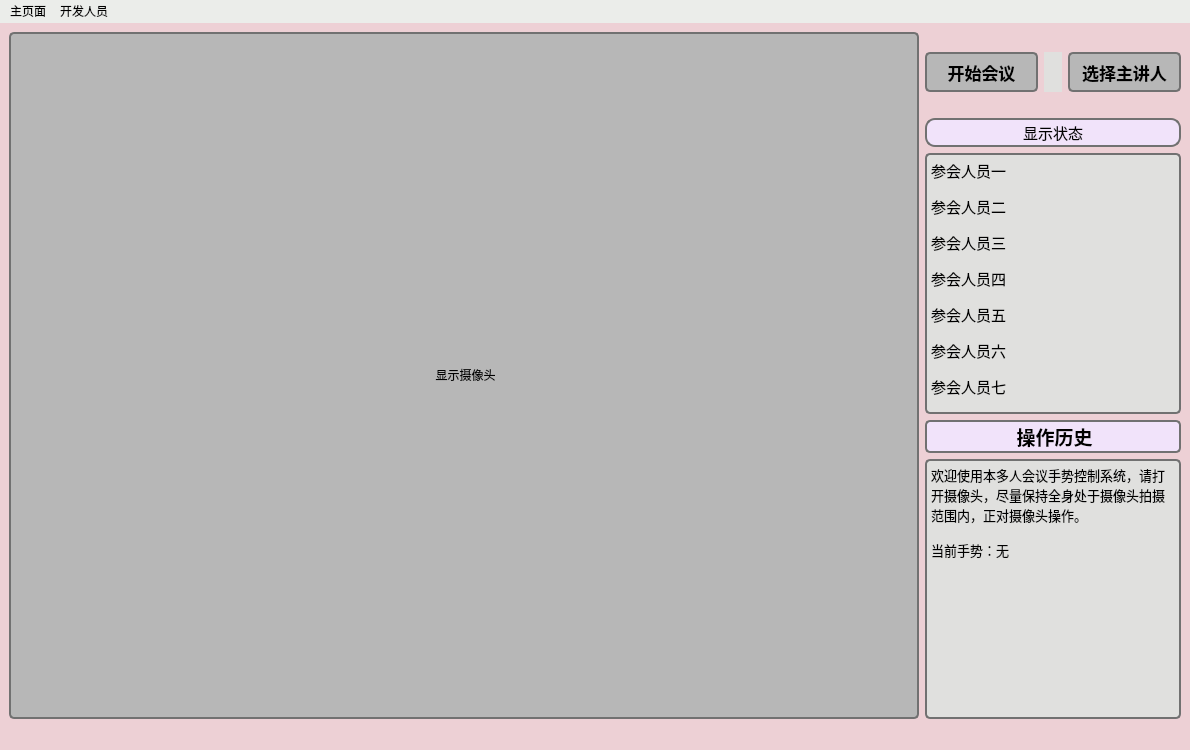
<?xml version="1.0" encoding="UTF-8"?>
<ui version="4.0">
 <class>mainWindow</class>
 <widget class="QMainWindow" name="mainWindow">
  <property name="geometry">
   <rect>
    <x>0</x>
    <y>0</y>
    <width>1190</width>
    <height>750</height>
   </rect>
  </property>
  <property name="windowTitle">
   <string>MainWindow</string>
  </property>
  <property name="styleSheet">
   <string notr="true">background-color: #EDD0D5;</string>
  </property>
  <widget class="QWidget" name="centralwidget">
   <layout class="QGridLayout" name="gridLayout_2" columnstretch="4,0">
    <item row="0" column="0">
     <widget class="QLabel" name="label">
      <property name="styleSheet">
       <string notr="true">background-color:#B7B7B7;
border-radius:5px;
border:2px solid #717171;</string>
      </property>
      <property name="text">
       <string>&lt;html&gt;&lt;head/&gt;&lt;body&gt;&lt;p align=&quot;center&quot;&gt;显示摄像头&lt;/p&gt;&lt;/body&gt;&lt;/html&gt;</string>
      </property>
     </widget>
    </item>
    <item row="0" column="1">
     <layout class="QGridLayout" name="gridLayout_4" rowstretch="2,1,0,2,20,2,20">
      <item row="1" column="0">
       <layout class="QGridLayout" name="gridLayout" rowstretch="0,0" columnstretch="6,1,6">
        <item row="1" column="0">
         <widget class="QPushButton" name="pushButton">
          <property name="minimumSize">
           <size>
            <width>80</width>
            <height>40</height>
           </size>
          </property>
          <property name="styleSheet">
           <string notr="true">background:#B7B7B7;
border-radius:5px;
border:2px solid #717171;
font-size:17px;
font-weight:bold</string>
          </property>
          <property name="text">
           <string>开始会议</string>
          </property>
         </widget>
        </item>
        <item row="1" column="2">
         <widget class="QPushButton" name="pushButton_2">
          <property name="minimumSize">
           <size>
            <width>80</width>
            <height>40</height>
           </size>
          </property>
          <property name="styleSheet">
           <string notr="true">background:#B7B7B7;
border-radius:5px;
border:2px solid #717171;
font-weight:bold;
font-size:17px;</string>
          </property>
          <property name="text">
           <string>选择主讲人</string>
          </property>
         </widget>
        </item>
        <item row="0" column="1">
         <widget class="QLabel" name="label_4">
          <property name="text">
           <string/>
          </property>
         </widget>
        </item>
        <item row="1" column="1">
         <widget class="QLabel" name="label_6">
          <property name="styleSheet">
           <string notr="true">background-color: #E0E0DE;</string>
          </property>
          <property name="text">
           <string/>
          </property>
         </widget>
        </item>
       </layout>
      </item>
      <item row="0" column="0">
       <layout class="QGridLayout" name="gridLayout_5" rowstretch="0" columnstretch="0"/>
      </item>
      <item row="6" column="0">
       <widget class="QTextBrowser" name="textBrowser">
        <property name="styleSheet">
         <string notr="true">border:2px solid #717171;
border-radius:5px;
background-color: #E0E0DE;</string>
        </property>
        <property name="html">
         <string>&lt;!DOCTYPE HTML PUBLIC &quot;-//W3C//DTD HTML 4.0//EN&quot; &quot;http://www.w3.org/TR/REC-html40/strict.dtd&quot;&gt;
&lt;html&gt;&lt;head&gt;&lt;meta name=&quot;qrichtext&quot; content=&quot;1&quot; /&gt;&lt;meta charset=&quot;utf-8&quot; /&gt;&lt;style type=&quot;text/css&quot;&gt;
p, li { white-space: pre-wrap; }
&lt;/style&gt;&lt;/head&gt;&lt;body style=&quot; font-family:'Microsoft YaHei UI'; font-size:9pt; font-weight:400; font-style:normal;&quot;&gt;
&lt;p style=&quot; margin-top:0px; margin-bottom:0px; margin-left:0px; margin-right:0px; -qt-block-indent:0; text-indent:0px;&quot;&gt;&lt;span style=&quot; font-size:10pt;&quot;&gt;欢迎使用本多人会议手势控制系统，请打开摄像头，尽量保持全身处于摄像头拍摄范围内，正对摄像头操作。&lt;/span&gt;&lt;/p&gt;
&lt;p style=&quot;-qt-paragraph-type:empty; margin-top:0px; margin-bottom:0px; margin-left:0px; margin-right:0px; -qt-block-indent:0; text-indent:0px; font-size:10pt;&quot;&gt;&lt;br /&gt;&lt;/p&gt;
&lt;p style=&quot; margin-top:0px; margin-bottom:0px; margin-left:0px; margin-right:0px; -qt-block-indent:0; text-indent:0px;&quot;&gt;&lt;span style=&quot; font-size:10pt;&quot;&gt;当前手势：无&lt;/span&gt;&lt;/p&gt;&lt;/body&gt;&lt;/html&gt;</string>
        </property>
       </widget>
      </item>
      <item row="5" column="0">
       <widget class="QLabel" name="label_2">
        <property name="styleSheet">
         <string notr="true">border:2px solid #717171;
border-radius:5px;
background:#F1E3FA;</string>
        </property>
        <property name="text">
         <string>&lt;html&gt;&lt;head/&gt;&lt;body&gt;&lt;p align=&quot;center&quot;&gt;&lt;span style=&quot; font-size:14pt; font-weight:700;&quot;&gt;操作历史&lt;/span&gt;&lt;/p&gt;&lt;/body&gt;&lt;/html&gt;</string>
        </property>
       </widget>
      </item>
      <item row="2" column="0">
       <widget class="QLabel" name="label_7">
        <property name="text">
         <string/>
        </property>
       </widget>
      </item>
      <item row="4" column="0">
       <widget class="QTextBrowser" name="textBrowser_2">
        <property name="styleSheet">
         <string notr="true">border:2px solid #717171;
border-radius:5px;
background-color: #E0E0DE;</string>
        </property>
        <property name="html">
         <string>&lt;!DOCTYPE HTML PUBLIC &quot;-//W3C//DTD HTML 4.0//EN&quot; &quot;http://www.w3.org/TR/REC-html40/strict.dtd&quot;&gt;
&lt;html&gt;&lt;head&gt;&lt;meta name=&quot;qrichtext&quot; content=&quot;1&quot; /&gt;&lt;meta charset=&quot;utf-8&quot; /&gt;&lt;style type=&quot;text/css&quot;&gt;
p, li { white-space: pre-wrap; }
&lt;/style&gt;&lt;/head&gt;&lt;body style=&quot; font-family:'Microsoft YaHei UI'; font-size:9pt; font-weight:400; font-style:normal;&quot;&gt;
&lt;p style=&quot; margin-top:0px; margin-bottom:0px; margin-left:0px; margin-right:0px; -qt-block-indent:0; text-indent:0px;&quot;&gt;&lt;span style=&quot; font-size:11pt;&quot;&gt;参会人员一&lt;/span&gt; &lt;br /&gt;&lt;/p&gt;
&lt;p style=&quot; margin-top:0px; margin-bottom:0px; margin-left:0px; margin-right:0px; -qt-block-indent:0; text-indent:0px;&quot;&gt;&lt;span style=&quot; font-size:11pt;&quot;&gt;参会人员二&lt;/span&gt;    &lt;br /&gt; &lt;/p&gt;
&lt;p style=&quot; margin-top:0px; margin-bottom:0px; margin-left:0px; margin-right:0px; -qt-block-indent:0; text-indent:0px;&quot;&gt;&lt;span style=&quot; font-size:11pt;&quot;&gt;参会人员三&lt;/span&gt;  &lt;br /&gt;   &lt;/p&gt;
&lt;p style=&quot; margin-top:0px; margin-bottom:0px; margin-left:0px; margin-right:0px; -qt-block-indent:0; text-indent:0px;&quot;&gt;&lt;span style=&quot; font-size:11pt;&quot;&gt;参会人员四&lt;/span&gt; &lt;br /&gt;    &lt;/p&gt;
&lt;p style=&quot; margin-top:0px; margin-bottom:0px; margin-left:0px; margin-right:0px; -qt-block-indent:0; text-indent:0px;&quot;&gt;&lt;span style=&quot; font-size:11pt;&quot;&gt;参会人员五&lt;/span&gt;  &lt;br /&gt;   &lt;/p&gt;
&lt;p style=&quot; margin-top:0px; margin-bottom:0px; margin-left:0px; margin-right:0px; -qt-block-indent:0; text-indent:0px;&quot;&gt;&lt;span style=&quot; font-size:11pt;&quot;&gt;参会人员六&lt;/span&gt; &lt;br /&gt;    &lt;/p&gt;
&lt;p style=&quot; margin-top:0px; margin-bottom:0px; margin-left:0px; margin-right:0px; -qt-block-indent:0; text-indent:0px;&quot;&gt;&lt;span style=&quot; font-size:11pt;&quot;&gt;参会人员七&lt;/span&gt;&lt;/p&gt;&lt;/body&gt;&lt;/html&gt;</string>
        </property>
       </widget>
      </item>
      <item row="3" column="0">
       <layout class="QGridLayout" name="gridLayout_3">
        <item row="0" column="0">
         <widget class="QPushButton" name="pushButton_4">
          <property name="minimumSize">
           <size>
            <width>0</width>
            <height>29</height>
           </size>
          </property>
          <property name="styleSheet">
           <string notr="true">border:2px solid #717171;
border-radius:10px;
background:#F1E3FA;
font-size:15px</string>
          </property>
          <property name="text">
           <string>显示状态</string>
          </property>
         </widget>
        </item>
       </layout>
      </item>
     </layout>
    </item>
   </layout>
  </widget>
  <widget class="QMenuBar" name="menubar">
   <property name="geometry">
    <rect>
     <x>0</x>
     <y>0</y>
     <width>1190</width>
     <height>22</height>
    </rect>
   </property>
   <property name="autoFillBackground">
    <bool>false</bool>
   </property>
   <property name="styleSheet">
    <string notr="true">background:#EBEDEA;</string>
   </property>
   <widget class="QMenu" name="menu">
    <property name="styleSheet">
     <string notr="true">background:#ffffff</string>
    </property>
    <property name="title">
     <string>主页面</string>
    </property>
   </widget>
   <widget class="QMenu" name="menu_2">
    <property name="title">
     <string>开发人员</string>
    </property>
    <addaction name="actionQKS"/>
    <addaction name="actionHHP"/>
    <addaction name="actionLWJ"/>
    <addaction name="actionSZJ"/>
   </widget>
   <addaction name="menu"/>
   <addaction name="menu_2"/>
  </widget>
  <widget class="QStatusBar" name="statusbar"/>
  <action name="actionQKS">
   <property name="text">
    <string>QKS</string>
   </property>
  </action>
  <action name="actionHHP">
   <property name="text">
    <string>HHP</string>
   </property>
  </action>
  <action name="actionLWJ">
   <property name="text">
    <string>LWJ</string>
   </property>
  </action>
  <action name="actionSZJ">
   <property name="text">
    <string>SZJ</string>
   </property>
  </action>
 </widget>
 <resources/>
 <connections/>
</ui>
